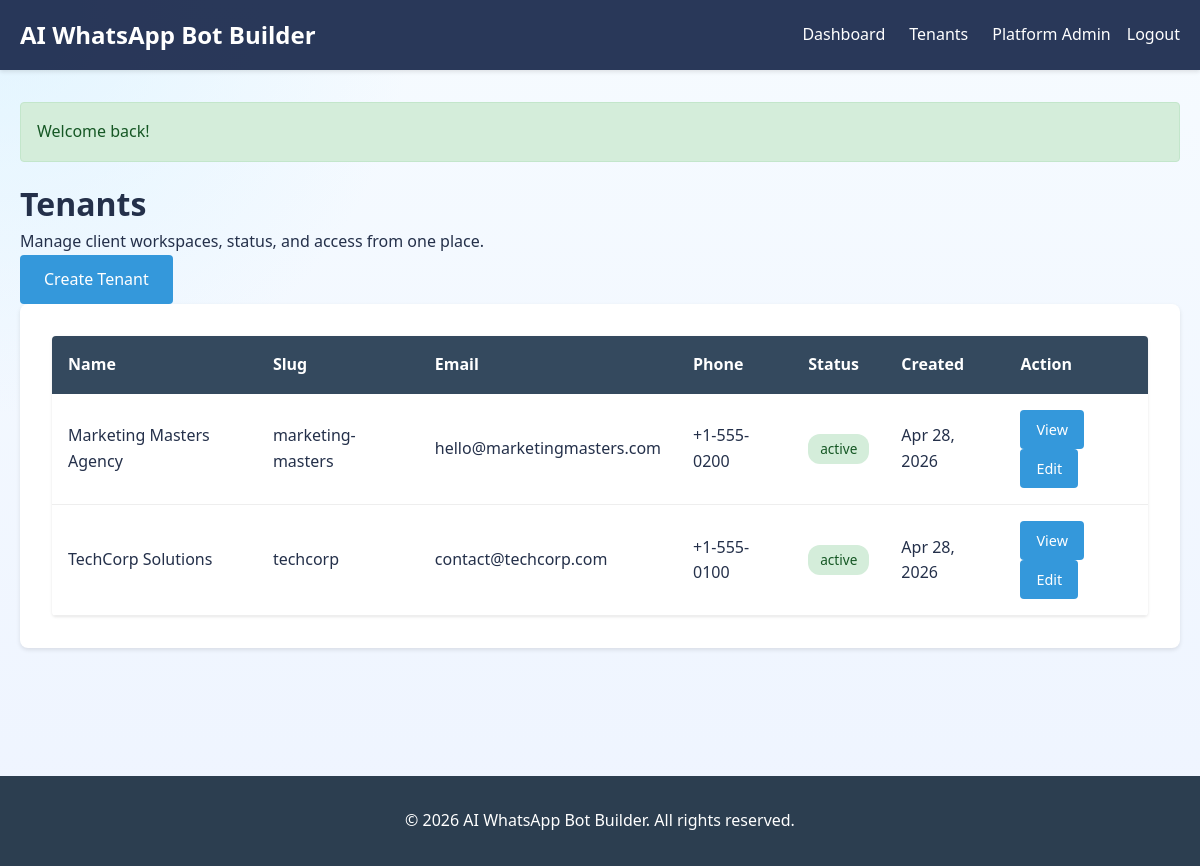
/tenants (signed in), run on the app's committed database.
### tables this page shows
CREATE TABLE `users` (
  `id` int(11) NOT NULL AUTO_INCREMENT,
  `tenant_id` int(11) DEFAULT NULL,
  `name` varchar(255) NOT NULL,
  `email` varchar(255) NOT NULL,
  `password` varchar(255) NOT NULL,
  `role` enum('platform_admin','tenant_admin','agent','developer') NOT NULL DEFAULT 'agent',
  `status` enum('active','inactive') NOT NULL DEFAULT 'active',
  `last_login_at` datetime DEFAULT NULL,
  `created_at` datetime NOT NULL,
  `updated_at` datetime NOT NULL,
  PRIMARY KEY (`id`),
  UNIQUE KEY `unique_email` (`email`),
  KEY `idx_tenant_id` (`tenant_id`),
  KEY `idx_role` (`role`),
  KEY `idx_status` (`status`),
  CONSTRAINT `fk_users_tenant` FOREIGN KEY (`tenant_id`) REFERENCES `tenants` (`id`) ON DELETE CASCADE
);

CREATE TABLE `tenants` (
  `id` int(11) NOT NULL AUTO_INCREMENT,
  `name` varchar(255) NOT NULL,
  `slug` varchar(100) NOT NULL,
  `email` varchar(255) NOT NULL,
  `phone` varchar(50),
  `logo` varchar(255),
  `industry` varchar(100),
  `timezone` varchar(50) NOT NULL DEFAULT 'UTC',
  `status` enum('active','suspended','cancelled') NOT NULL DEFAULT 'active',
  `created_at` datetime NOT NULL,
  `updated_at` datetime NOT NULL,
  PRIMARY KEY (`id`),
  UNIQUE KEY `unique_slug` (`slug`),
  KEY `idx_status` (`status`)
);

### app/views/tenants/index.php (the view)
<div class="dashboard">
    <div class="section-header">
        <div>
            <h1>Tenants</h1>
            <p>Manage client workspaces, status, and access from one place.</p>
        </div>
        <a href="/tenants/create" class="btn btn-primary">Create Tenant</a>
    </div>
    <div class="section">
        <?php if (!empty($tenants)): ?>
        <table class="data-table">
            <thead>
                <tr>
                    <th>Name</th>
                    <th>Slug</th>
                    <th>Email</th>
                    <th>Phone</th>
                    <th>Status</th>
                    <th>Created</th>
                    <th>Action</th>
                </tr>
            </thead>
            <tbody>
                <?php foreach ($tenants as $tenant): ?>
                <tr>
                    <td><?php echo View::e($tenant['name']); ?></td>
                    <td><?php echo View::e($tenant['slug']); ?></td>
                    <td><?php echo View::e($tenant['email']); ?></td>
                    <td><?php echo View::e($tenant['phone'] ?: '-'); ?></td>
                    <td>
                        <span class="badge badge-<?php echo View::e($tenant['status']); ?>">
                            <?php echo View::e($tenant['status']); ?>
                        </span>
                    </td>
                    <td><?php echo View::e(date('M d, Y', strtotime($tenant['created_at']))); ?></td>
                    <td>
                        <a href="/tenants/<?php echo (int) $tenant['id']; ?>" class="btn btn-small">View</a>
                        <a href="/tenants/<?php echo (int) $tenant['id']; ?>/edit" class="btn btn-small">Edit</a>
                    </td>
                </tr>
                <?php endforeach; ?>
            </tbody>
        </table>
        <?php else: ?>
        <p>No tenants found yet.</p>
        <?php endif; ?>
    </div>
</div>

### app/core/Router.php (shortened to what the rows shown need)
<?php
class Router {
    private $routes = [];
    private function addRoute($method, $path, $handler, $middleware = []) {
        $this->routes[] = [
            'method' => $method,
            'path' => $path,
            'handler' => $handler,
            'middleware' => $middleware
        ];
    }
    public function dispatch() {
        $requestMethod = $_SERVER['REQUEST_METHOD'];
        $requestUri = parse_url($_SERVER['REQUEST_URI'], PHP_URL_PATH);
        foreach ($this->routes as $route) {
            if ($route['method'] === $requestMethod && $this->matchRoute($route['path'], $requestUri, $params)) {
                $this->handleRoute($route, $params);
                return;
            }
        }
    }
    private function matchRoute($pattern, $uri, &$params) {
        $params = [];
        $regex = preg_replace('/\{([a-zA-Z0-9_]+)\}/', '([^/]+)', $pattern);
        $regex = '#^' . $regex . '$#';
        if (preg_match($regex, $uri, $matches)) {
            preg_match_all('/\{([a-zA-Z0-9_]+)\}/', $pattern, $paramNames);
            for ($i = 0; $i < count($paramNames[1]); $i++) {
                $params[$paramNames[1][$i]] = $matches[$i + 1];
            }
            return true;
        }
        return false;
    }
    private function handleRoute($route, $params) {
        list($controllerName, $method) = explode('@', $route['handler']);
        $controller = new $controllerName();
        call_user_func_array([$controller, $method], $params);
    }
}

### app/views/layouts/layout.php (shortened to what the rows shown need)
<?php
$user = isset($user) ? $user : (new Auth())->user();
$session = new Session();
$flash = $session->getAllFlash();
?>
<!DOCTYPE html>
<html lang="en">
<head>
    <link rel="stylesheet" href="/assets/css/style.css">
</head>
<body>
    <?php if ($user): ?>
    <nav class="navbar">
        <div class="container">
            <div class="nav-brand">
                <a href="/dashboard">AI WhatsApp Bot Builder</a>
            </div>
            <ul class="nav-menu">
                <li><a href="/dashboard">Dashboard</a></li>
                <?php if ($user['role'] !== 'platform_admin'): ?>
                <li><a href="/bots">Bots</a></li>
                <li><a href="/channels">Channels</a></li>
                <li><a href="/inbox">Inbox</a></li>
                <li><a href="/contacts">Contacts</a></li>
                <li><a href="/knowledge-base">Knowledge Base</a></li>
                <li><a href="/templates">Templates</a></li>
                <li><a href="/broadcasts">Broadcasts</a></li>
                <li><a href="/analytics">Analytics</a></li>
                <?php if (in_array($user['role'], ['tenant_admin', 'developer'])): ?>
                <li><a href="/webhooks">Webhooks</a></li>
                <li><a href="/settings/api-keys">API</a></li>
                <?php endif; ?>
                <?php if ($user['role'] === 'tenant_admin'): ?>
                <li><a href="/users">Users</a></li>
                <li><a href="/subscription">Subscription</a></li>
                <li><a href="/billing">Billing</a></li>
                <?php endif; ?>
                <li><a href="/settings">Settings</a></li>
                <?php else: ?>
                <li><a href="/tenants">Tenants</a></li>
                <?php endif; ?>
                <li class="user-menu">
                    <span><?php echo View::e($user['name']); ?></span>
                    <a href="/logout">Logout</a>
                </li>
            </ul>
        </div>
    </nav>
    <?php endif; ?>
    <main class="main-content">
        <div class="container">
            <?php if (!empty($flash)): ?>
                <?php foreach ($flash as $type => $message): ?>
                    <div class="alert alert-<?php echo View::e($type); ?>">
                        <?php echo View::e($message); ?>
                    </div>
                <?php endforeach; ?>
            <?php endif; ?>
            <?php echo $content; ?>
        </div>
    </main>
    <footer class="footer">
        <div class="container">
            <p>&copy; <?php echo date('Y'); ?> AI WhatsApp Bot Builder. All rights reserved.</p>
        </div>
    </footer>
</body>
</html>

### data on the page
users: name "Platform Admin"
tenants: name "Marketing Masters Agency", slug "marketing-masters", email "hello@marketingmasters.com", phone "+1-555-0200", status "active", created_at "Apr 28, 2026"
tenants: name "TechCorp Solutions", slug "techcorp", email "contact@techcorp.com", phone "+1-555-0100", status "active", created_at "Apr 28, 2026"

### other printed values
View::e($message) "Welcome back!"
